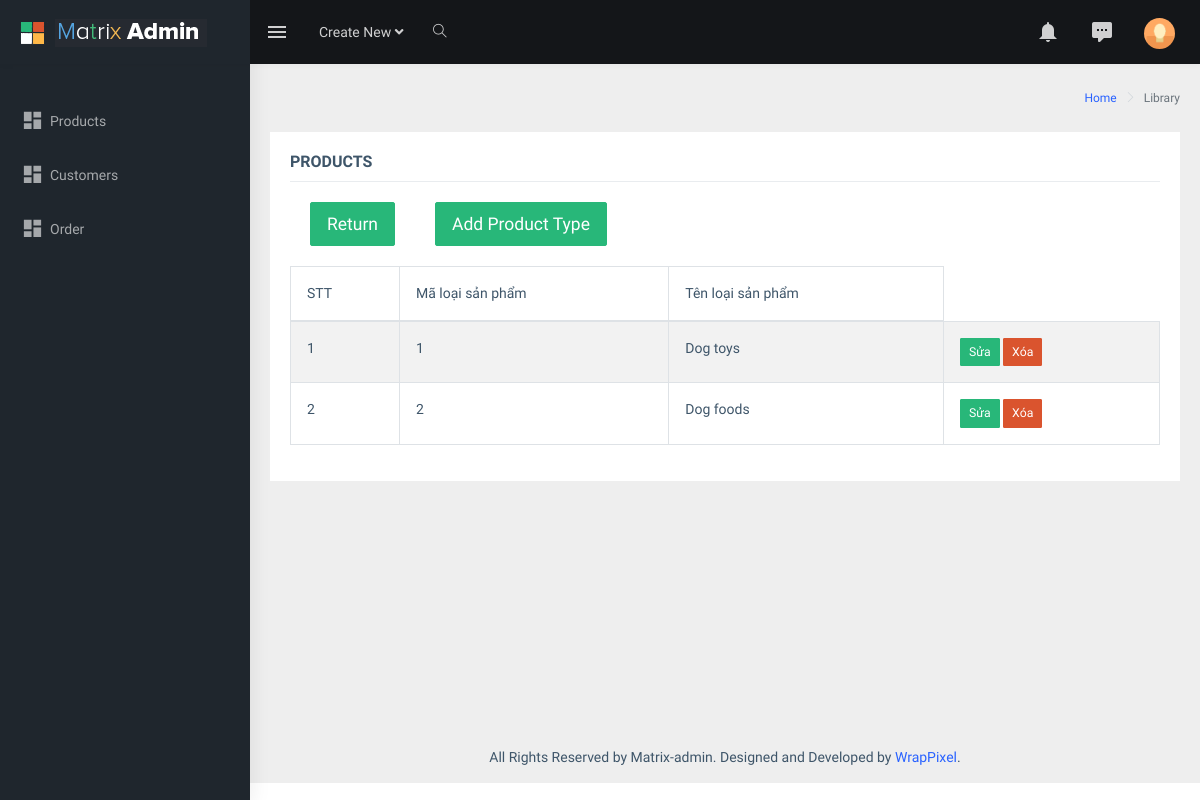
Before: /admin/type_product.php (signed in) with the older database file.
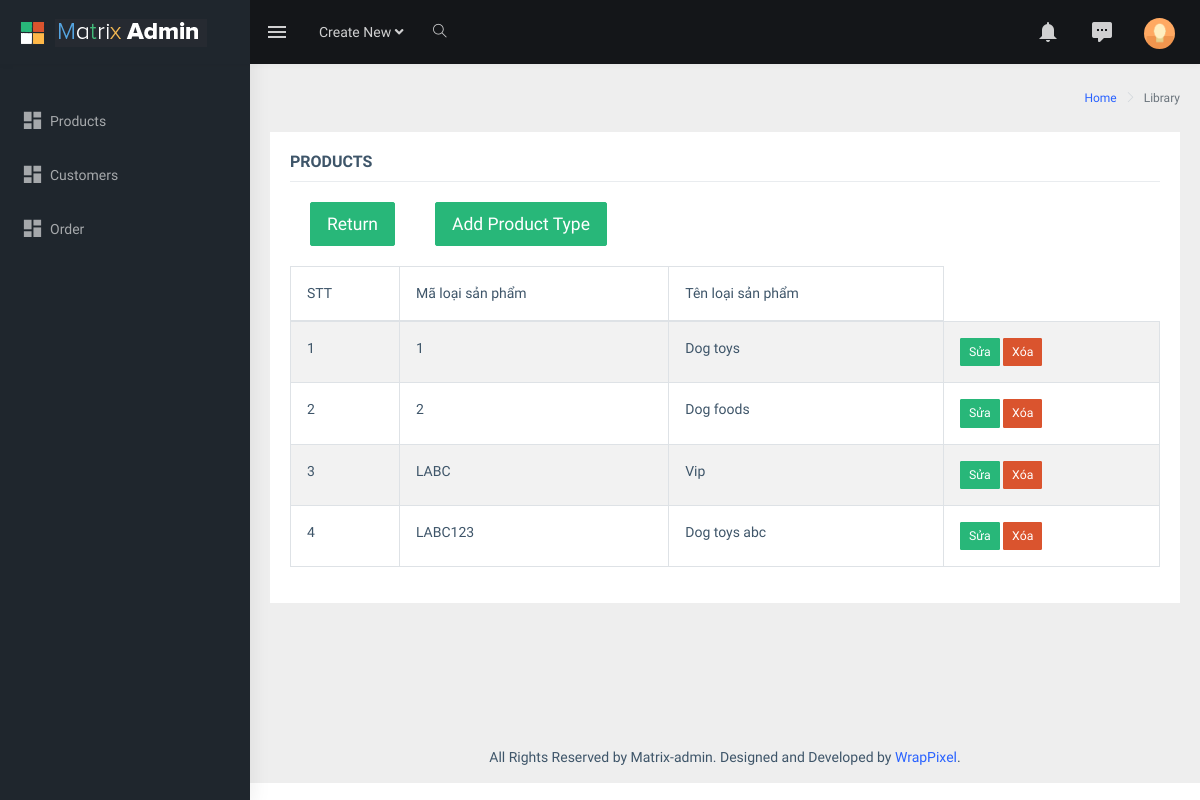
After: the same page with the newer database file.
### tables this page shows
CREATE TABLE `loai_sp` (
  `ma_loai` varchar(11) NOT NULL,
  `ten_loai_sp` varchar(50) NOT NULL
);

### admin/controllers/c_product.php (called while the page is built, shortened)
<?php
include ("models/m_product.php");
class c_product{
    public function show_type_product1() {
        $show = new m_product();
        $show_type = $show->select_type_product();
        include("templates/layout.php");
    }
}
?>

### admin/type_product.php (called while the page is built, shortened)
<?php
include "controllers/c_product.php";
$show = new c_product();
$show->show_type_product1();
?>

### admin/models/database.php (called while the page is built, shortened)
<?php
class database{
    protected $pdo = NULL;
    protected $sql = '';
    public function __construct() {
        try
        {
            $this->pdo = new PDO('mysql:host=localhost; dbname=shop_pet_php','root','');
            $this->pdo->query('set names "utf8"');
        }
        catch(PDOException $ex )
        {
            die($ex->getMessage());
        }
    }
    public function setQuery($sql) {
        $this->sql = $sql;
    }
    public function execute($options=array()) {
        $this->sta = $this->pdo->prepare($this->sql);
        $this->sta->execute();
        return $this->sta;
    }
    public function loadAllRows($options=array()) {
        if(!$options) {
            if(!$result = $this->execute())
                return false;
        }
        else {
            if(!$result = $this->execute($options))
                return false;
        }
        return $result->fetchAll(PDO::FETCH_OBJ);
    }
}
?>

### admin/models/m_product.php (called while the page is built, shortened)
<?php
require_once ("database.php");
class m_product extends database {
    public function select_type_product() {
        $sql = "select * from loai_sp";
        return $this->loadAllRows();
    }
}
?>

### admin/views/product/v_typeproduct.php (the view)
<div class="page-wrapper">
    <div class="page-breadcrumb">
        <div class="row">
            <div class="col-12 d-flex no-block align-items-center">
                <div class="ml-auto text-right">
                    <nav aria-label="breadcrumb">
                        <ol class="breadcrumb">
                            <li class="breadcrumb-item"><a href="#">Home</a></li>
                            <li class="breadcrumb-item active" aria-current="page">Library</li>
                        </ol>
                    </nav>
                </div>
            </div>
        </div>
    </div>
    <div class="container-fluid">
        <div class="row">
            <div class="col-12">
                <div class="card">
                    <div class="card-body">
                        <h5 class="card-title">PRODUCTS</h5>
                        <div class="table-responsive">
                            <div class="border-top" style="display: flex;">
                                <div class="card-body" style="flex: 0;">
                                    <button type="button" class="btn btn-success btn-lg" onclick="window.location.href='list_product.php'">Return</button>
                                </div>
                                <div class="card-body" style="flex: 0;">
                                    <button type="button" class="btn btn-success btn-lg" onclick="window.location.href='add_product_type.php'">Add Product Type</button>
                                </div>
                            </div>
                            <table id="zero_config" class="table table-striped table-bordered">
                                <thead>
                                <tr>
                                    <th>STT</th>
                                    <th> Mã loại sản phẩm</th>
                                    <th>Tên loại sản phẩm</th>
                                </tr>
                                </thead>
                                <tbody>
                                <?php
                                foreach ($show_type as $key=>$value) {
                                    ?>
                                    <tr>
                                        <td><?php echo $key+1 ; ?></td>
                                        <td><?php echo $value->ma_loai ; ?></td>
                                        <td><?php echo $value->ten_loai_sp ; ?></td>
                                        <td>
                                            <button type="button" class="btn btn-success btn-sm" onclick="window.location.href='edit_typeproduct.php?ma_loai=<?php echo $value->ma_loai;?>'">Sửa</button>
                                            <button type="button" class="btn btn-danger btn-sm" onclick="window.location.href='delete_typeproduct.php?ma_loai=<?php echo $value->ma_loai;?>'">Xóa</button>
                                        </td>
                                    </tr>
                                <?php } ?>
                                </tbody>
                            </table>
                        </div>
                    </div>
                </div>
            </div>
        </div>
    </div>
    <footer class="footer text-center">
        All Rights Reserved by Matrix-admin. Designed and Developed by <a href="https://wrappixel.com">WrapPixel</a>.
    </footer>
</div>

Changed rows visible on the page:
added loai_sp: ma_loai "LABC", ten_loai_sp "Vip"
added loai_sp: ma_loai "LABC123", ten_loai_sp "Dog toys abc"
